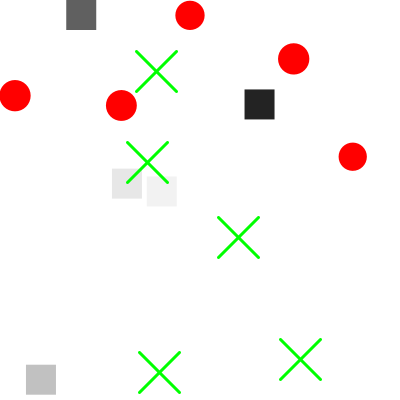
Frame 1 (no input)
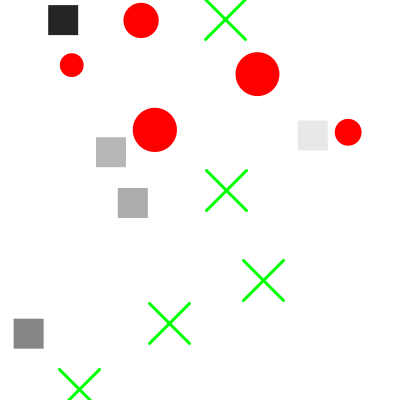
Frame 60 (the mouse pressed at the canvas centre just before this capture)
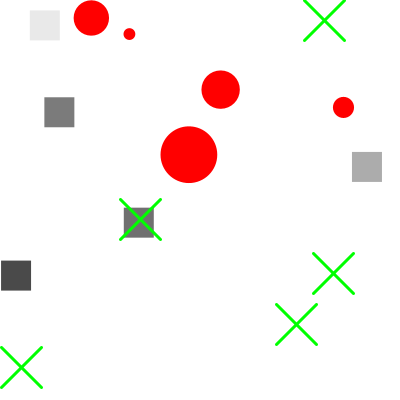
Frame 120 (the mouse held since frame 60 and released just before this capture)

The Processing sketch that drew these frames (run headless with seeded random() and noise(); from frame 60 on, the mouse is pressed at the canvas centre):

// Processing sketch: hw_ClickGame
// ── hw_ClickGame.pde
//hw_ClickGame
//make click game
//2022/10/17
//1-4-45 Taiyu Honma
ArrayList<ObjectBase> objects = new ArrayList<ObjectBase>();
void setup() {
  int N = 5;
  size(400, 400);
  for (int j=0; j<N; j++) {
    objects.add(new SquareClass());
  }
  for (int j=0; j<N; j++) {
    objects.add(new CircleClass());
  }
  for (int j=0; j<N; j++) {
    objects.add(new CrossClass());
  }
}
boolean clear = false;
void draw() {
  boolean allDelete = true;
  background(255);
  if (clear) {
    text("CLEAR", width/2, height/2);
    return;
  }
  for (ObjectBase object : objects) {
    object.move();
    object.display();
    if (object.active) {
      allDelete = false;
    }
  }
  if (allDelete)
    clear = true;
}

void mousePressed() {
  for (ObjectBase object : objects) {
    object.isClicked();
  }
}

// ── CircleClass.pde
class CircleClass extends ObjectBase{
  float r = 15;
  CircleClass() {
    super();
    d = r;
    c = color(255,0,0);
  }
  void display(){
    if(!active) return;
    noStroke();
    fill(255,0,0);
    fill(c);
    r += random(-1,1);
    r = max(5,r);
    d = r;
    ellipse(x,y,r*2,r*2);
  }
  void isClicked(){
    if(active && dist(mouseX,mouseY,x,y) < d){
      this.active = false;
    }
  }
}

// ── CrossClass.pde
class CrossClass extends ObjectBase {
  int length = 20;
  int range = 20;
  CrossClass() {
    super();
    vx = random(-1,1);
  }
  void move() {
    x += vx;
    y += vy;
    vx += random(-1.0 ,1.0 );
    vx = min(5.0,vx);
    vx = max(-5.0,vx);
    if (x > width) x = 0;
    if (x < 0) x = width;
    if (y < 0) y = height;
    if (y > height) y = 0;
  }
  void display() {
    if(!active) return;
    strokeWeight(3);
    stroke(0, 255, 0);
    line(x + length, y+length, x-length, y-length);
    line(x + length, y-length, x - length, y +length);
  }
  void isClicked()
  {
    if (active && x - range < mouseX && mouseX < x + range && mouseY > y - range && mouseY < y + range) {
      this.active = false;
    }
  }
}

// ── ObjectBaseClass.pde
abstract class ObjectBase {
  float x;
  float y;
  float vx;
  float vy;
  float d;
  color c;
  boolean active = true;
 ObjectBase(){
   commonInit();
  }
  ObjectBase(color _c){
    commonInit();
    c = _c;
  }
  void commonInit(){
        x = random(width);
    y = random(height);
    vx = random(-1,1);
    vy = random(-1,1);
  }
  void move(){
    noStroke();
    fill(c);
    x += vx;
    y -= vy;
        x = min(width-d,x);
    y = min(height-d,y);
    x = max(x,d);
    y = max(y,d);
    if(x == width-d || x == d){
      vx = -vx;
    }
    if(y == height-d || y == d){
      vy = -vy;
    }
  }
  abstract void isClicked();
  abstract void display();
}

// ── SquareClass.pde
class SquareClass extends ObjectBase{
  float w = 30;
  int offset  = (int)random(256);
  SquareClass() {
    super(color(0,0,255));
    d = w/2;
  }
  void display(){
    if(!active) return;
    fill(color(c,float(frameCount + offset) % 256.0));
    noStroke();
    rect(x-w/2,y-w/2,w,w);
  }
  void isClicked(){
    if(active && x- d < mouseX   && mouseX < x + d && mouseY > y -d  && mouseY < y + d){
      this.active = false;
    }
  }
}
